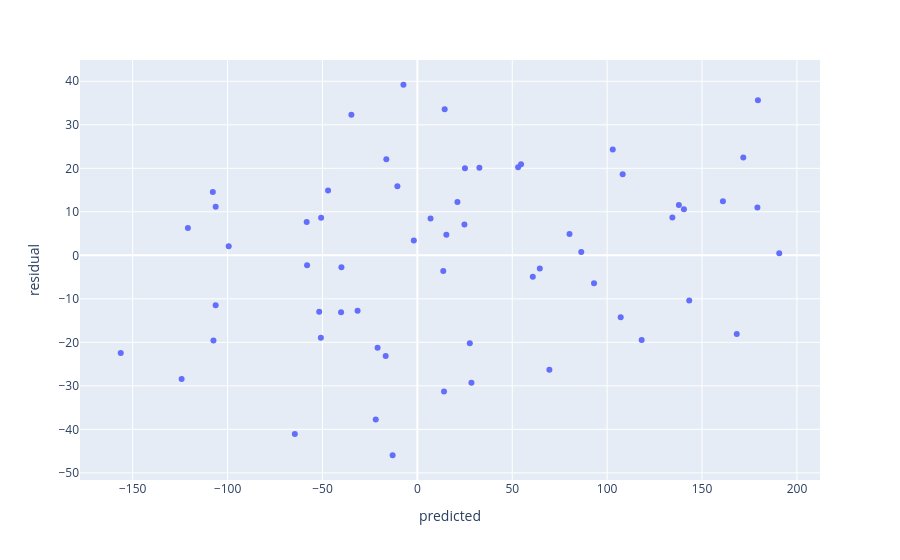

Write notebook code for a chart like this one.
### Markdown cell above
## 4. Homoscedasticity: residual against prediction

### Code cell
px.scatter(x=y_pred, y=residual, labels={"x": "predicted", "y": "residual"})

### Figure 1 — Plotly figure (JSON) as saved in the notebook; plotly's stock layout.template omitted (floating-point values rounded to 4 significant figures)
{"data": [{"hovertemplate": "predicted=%{x}<br>residual=%{y}<extra></extra>", "legendgroup": "", "marker": {"color": "#636efa", "symbol": "circle"}, "mode": "markers", "name": "", "orientation": "v", "showlegend": false, "type": "scatter", "x": [-34.77, 190.7, 14.04, -16.37, 118.2, -107.8, -40.21, 93.06, -7.351, 28.48, 15.26, -107.5, 64.5, 143.2, -20.97, 137.8, -50.72, 168.3, 60.81, 179.4, 32.67, 21.1, 69.55, -13.04, -1.888, -106.3, 179.2, -120.9, -31.51, 134.4, 107.1, -10.53, 6.93, 53.08, 27.62, -47.06, 13.64, 102.9, -50.86, 80.17, 171.7, -21.94, -124.2, -64.57, -106.3, -99.42, -51.73, 108.2, -156.3, 161.0, -58.12, -58.33, 25.07, 24.79, 86.35, 14.38, -16.71, 54.62, -40.03, 140.4], "xaxis": "x", "y": [32.31, 0.469, -31.33, 22.08, -19.48, 14.54, -13.06, -6.401, 39.2, -29.29, 4.752, -19.58, -3.007, -10.39, -21.26, 11.56, 8.624, -18.07, -4.941, 35.61, 20.12, 12.27, -26.32, -45.95, 3.378, -11.5, 10.97, 6.303, -12.76, 8.719, -14.22, 15.87, 8.465, 20.25, -20.2, 14.88, -3.58, 24.32, -18.93, 4.894, 22.49, -37.73, -28.4, -41.04, 11.19, 2.094, -12.96, 18.62, -22.48, 12.42, -2.292, 7.674, 20.01, 7.098, 0.7794, 33.59, -23.14, 20.91, -2.745, 10.59], "yaxis": "y"}], "layout": {"legend": {"tracegroupgap": 0}, "margin": {"t": 60}, "xaxis": {"anchor": "y", "domain": [0.0, 1.0], "title": {"text": "predicted"}}, "yaxis": {"anchor": "x", "domain": [0.0, 1.0], "title": {"text": "residual"}}}}
